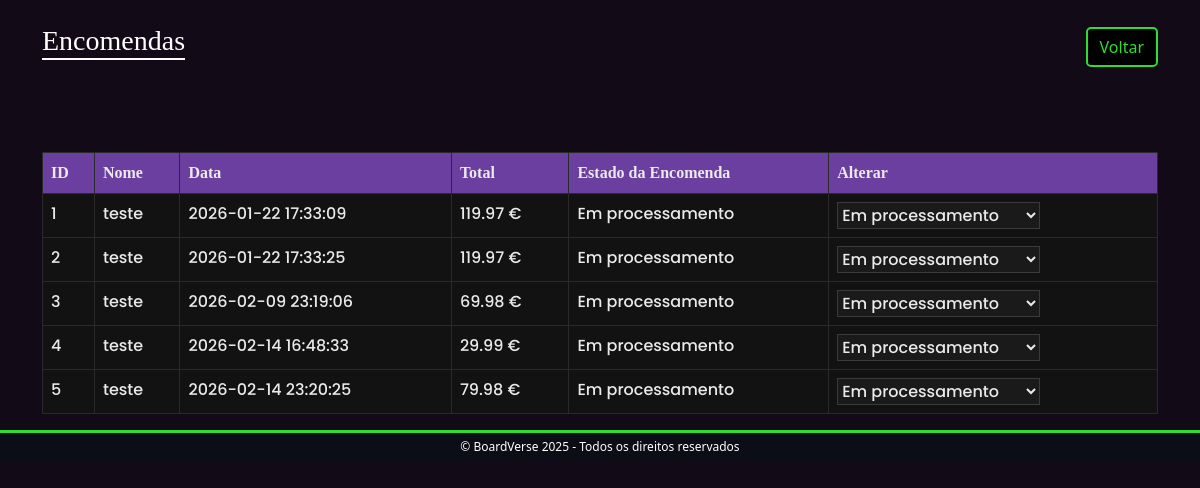
Screenshot of /BoardVerse/admin_encomendas.php with the database file from the repository.
### tables this page shows
CREATE TABLE `encomendas` (
  `id_encomenda` int(11) NOT NULL,
  `id_utilizador` int(11) NOT NULL,
  `nome` varchar(150) NOT NULL,
  `morada_entrega` varchar(255) NOT NULL,
  `codigo_postal_entrega` varchar(255) NOT NULL,
  `data_encomenda` datetime DEFAULT current_timestamp(),
  `total` decimal(10,2) NOT NULL,
  `estado` enum('Em processamento','Centro de Distribuicao','Em transito','Entregue') DEFAULT 'Em processamento'
);

### BoardVerse/admin_encomendas.php (the view, shortened to what this page needs)
<?php
require_once 'sql/bd.php';
$order_query = "SELECT id_encomenda, nome, data_encomenda, total, estado FROM encomendas ORDER BY data_encomenda ASC";
$order_result = $conn->query($order_query);
?>
<!DOCTYPE html>
<html lang="pt">
<head>
    <link
        href="https://cdn.jsdelivr.net/npm/bootstrap@5.3.8/dist/css/bootstrap.min.css"
        rel="stylesheet"
 />
    <link rel="stylesheet" href="css/admin_style.css" />
</head>
<body>
    <header>
        <div class="container py-4">
            <div class="d-flex justify-content-between align-items-center mb-4">
                <div class="header">
                    <h1 class="h3 mb-0">Encomendas</h1>
                </div>
                <div class="d-flex gap-2">
                    <a href="admin.php" class="btn btn-admin">Voltar</a>
                </div>
            </div>
        </div>
    </header>
    <main>
        <div class="container mt-4">
            <table class="table table-bordered ">
                <thead>
                    <tr>
                        <th>ID</th>
                        <th>Nome</th>
                        <th>Data</th>
                        <th>Total</th>
                        <th>Estado da Encomenda</th>
                        <th>Alterar</th>
                    </tr>
                </thead>
                <tbody>
                    <?php while ($order = $order_result->fetch_assoc()):
                    ?>
                        <tr>
                            <td><?= $order['id_encomenda']  ?></td>
                            <td><?= $order['nome'] ?></td>
                            <td><?= $order['data_encomenda'] ?></td>
                            <td><?= $order['total'] ?> €</td>
                            <td><?= $order['estado'] ?></td>
                            <td>
                                <form action="status_encomenda.php" method="POST">
                                    <select name="status" onchange="this.form.submit()">
                                        <option value="Em processamento" <?= $order['estado'] == 'Em processamento' ? 'selected' : '' ?>>Em processamento</option>
                                    </select>
                                </form>
                            </td>
                        </tr>
                    <?php endwhile; ?>
                </tbody>
            </table>
        </div>
    </main>
    <?php include 'componentes/footer.php'; ?>
</body>
</html>

### BoardVerse/css/admin_style.css (style rules this page uses)
html, body { min-height: 100%; width: 100%; }
body { background-color: #120b17 !important; color: white !important; }
h1, h5 { font-family: "Galaxy"; }
.header { margin-bottom: 20px; border-bottom: 2px solid white; }
.btn-admin { color: #2fdd2f; background-color: black; border: 2px solid #2fdd2f; text-decoration: none; border-radius: 5px; margin-bottom: 10px; }
.table { border-color: #2a2a2a; --bs-table-bg: #121212; --bs-table-color: #eaeaea; }
thead { font-family: Galaxy; --bs-table-bg: #6b3fa0; }
td { font-family: Poppins; }
select { background-color: #1a1a1a; color: #eaeaea; border: 1px solid #3a3a3a; }

### rows the page displays
encomendas: id_encomenda "1", nome "teste", data_encomenda "2026-01-22 17:33:09", total "119.97", estado "Em processamento", status "Em processamento"
encomendas: id_encomenda "2", nome "teste", data_encomenda "2026-01-22 17:33:25", total "119.97", estado "Em processamento", status "Em processamento"
encomendas: id_encomenda "3", nome "teste", data_encomenda "2026-02-09 23:19:06", total "69.98", estado "Em processamento", status "Em processamento"
encomendas: id_encomenda "4", nome "teste", data_encomenda "2026-02-14 16:48:33", total "29.99", estado "Em processamento", status "Em processamento"
encomendas: id_encomenda "5", nome "teste", data_encomenda "2026-02-14 23:20:25", total "79.98", estado "Em processamento", status "Em processamento"
